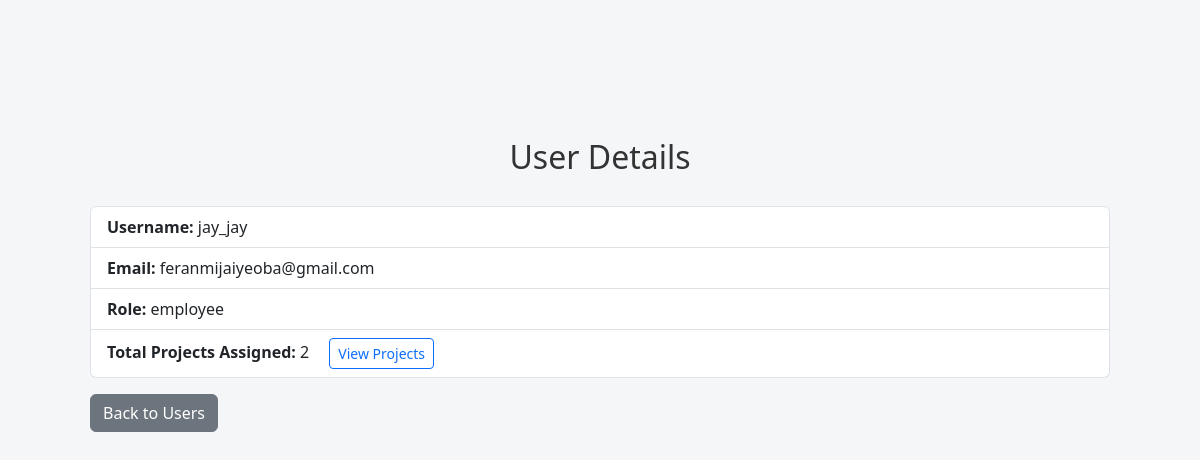
Before: /admin/users/1 (signed in) with the older database file.
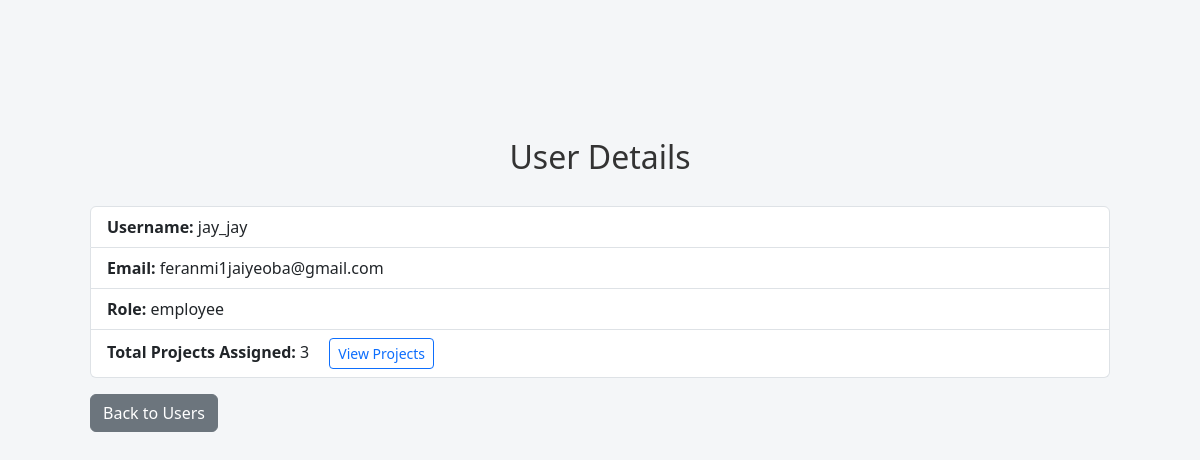
After: the same page with the newer database file.
### app/dbmodels.py (models this page shows, shortened)
class User(db.Model, UserMixin):
    id = db.Column(db.Integer, primary_key=True)
    username = db.Column(db.String(150), unique=True, nullable=False)
    email = db.Column(db.String(150), unique=True, nullable=False)
    password_hash = db.Column(db.String(150), nullable=False)
    tasks = db.relationship("Task", backref="assigned_to", cascade='all, delete-orphan',passive_deletes=True)
    role = db.Column(db.String(50), nullable=False, default="employee") # or admin
    projects = db.relationship('Project',cascade= "all, delete-orphan", back_populates='user', passive_deletes=True)

### app/routes.py (the view)
@main.route('/admin/users/<int:user_id>')
@login_required
def view_user(user_id):
    if current_user.role != "admin":
        abort(403)
    user = User.query.get_or_404(user_id)
    return render_template('view_user.html', user=user)

### app/__init__.py (called while the page is built)
def create_app():
    app= Flask(__name__)
    app.config.from_object("config.Config") # load app config from config.py
    db.init_app(app)
    migrate.init_app(app, db)
    login_manager.init_app(app)
    from .admin import init_admin
    init_admin(app)
    login_manager.login_view = "main.login"
    login_manager.login_message_category ="info"
    from .dbmodels import User
    @login_manager.user_loader
    def load_user(user_id):
        return User.query.get(int(user_id))
    from .routes import main
    app.register_blueprint(main)
    return app

### app/templates/view_user.html
{% extends "base.html" %}
{% block content %}
<div class="container mt-4">
  <h2>User Details</h2>
  <ul class="list-group">
    <li class="list-group-item"><strong>Username:</strong> {{ user.username }}</li>
    <li class="list-group-item"><strong>Email:</strong> {{ user.email }}</li>
    <li class="list-group-item"><strong>Role:</strong> {{ user.role }}</li>
    <li class="list-group-item">
      <strong>Total Projects Assigned:</strong> {{ user.projects|length }}
      <a href="{{ url_for('main.admin_user_projects', user_id=user.id) }}" class="btn btn-outline-primary btn-sm ms-3">View Projects</a>
    </li>
  </ul>
  <a href="{{ url_for('main.admin_users') }}" class="btn btn-secondary mt-3">Back to Users</a>
</div>
{% endblock %}

Changed rows visible on the page:
changed User "jay_jay": email "feranmijaiyeoba@gmail.com" → "feranmi1jaiyeoba@gmail.com"
Other visible differences:
{{ user.projects|length }}: "2" → "3"
